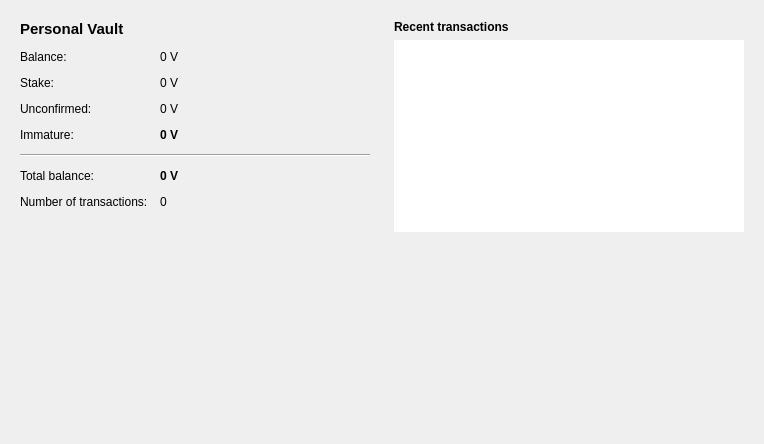
<?xml version="1.0" encoding="UTF-8"?>
<ui version="4.0">
 <class>OverviewPage</class>
 <widget class="QWidget" name="OverviewPage">
  <property name="geometry">
   <rect>
    <x>0</x>
    <y>0</y>
    <width>764</width>
    <height>444</height>
   </rect>
  </property>
  <property name="windowTitle">
   <string>Form</string>
  </property>
  <layout class="QHBoxLayout" name="horizontalLayout" stretch="1,1">
   <item>
    <layout class="QVBoxLayout" name="verticalLayout_2">
     <item>
      <widget class="QFrame" name="frame">
       <property name="frameShape">
        <enum>QFrame::NoFrame</enum>
       </property>
       <property name="frameShadow">
        <enum>QFrame::Plain</enum>
       </property>
       <property name="lineWidth">
        <number>0</number>
       </property>
       <layout class="QFormLayout" name="formLayout_2">
        <property name="fieldGrowthPolicy">
         <enum>QFormLayout::AllNonFixedFieldsGrow</enum>
        </property>
        <property name="horizontalSpacing">
         <number>12</number>
        </property>
        <property name="verticalSpacing">
         <number>12</number>
        </property>
        <item row="1" column="0">
         <widget class="QLabel" name="label_5">
          <property name="font">
           <font>
            <pointsize>11</pointsize>
            <weight>75</weight>
            <bold>true</bold>
           </font>
          </property>
          <property name="text">
           <string>Personal Vault</string>
          </property>
         </widget>
        </item>
        <item row="2" column="0">
         <widget class="QLabel" name="labelBalanceText">
          <property name="text">
           <string>Balance:</string>
          </property>
         </widget>
        </item>
		
        <item row="2" column="1">
         <widget class="QLabel" name="labelBalance">
          <property name="text">
           <string notr="true">0 V</string>
          </property>
         </widget>
        </item>
        <item row="3" column="0">
         <widget class="QLabel" name="labelStakeText">
          <property name="text">
           <string>Stake:</string>
          </property>
         </widget>
        </item>
        <item row="3" column="1">
         <widget class="QLabel" name="labelStake">
          <property name="text">
           <string notr="true">0 V</string>
          </property>
         </widget>
        </item>
        <item row="4" column="0">
         <widget class="QLabel" name="labelUnconfirmedText">
          <property name="text">
           <string>Unconfirmed:</string>
          </property>
         </widget>
        </item>
        <item row="4" column="1">
         <widget class="QLabel" name="labelUnconfirmed">
          <property name="text">
           <string notr="true">0 V</string>
          </property>
         </widget>
        </item>
          <item row="5" column="0">
           <widget class="QLabel" name="labelImmatureText">
            <property name="text">
             <string>Immature:</string>
            </property>
           </widget>
          </item>
          <item row="5" column="1">
           <widget class="QLabel" name="labelImmature">
            <property name="font">
             <font>
              <weight>75</weight>
              <bold>true</bold>
             </font>
            </property>
            <property name="toolTip">
             <string>Mined balance that has not yet matured</string>
            </property>
            <property name="text">
             <string notr="true">0 V</string>
            </property>	
            <property name="textInteractionFlags">
             <set>Qt::LinksAccessibleByMouse|Qt::TextSelectableByKeyboard|Qt::TextSelectableByMouse</set>
            </property>
           </widget>
          </item>
          <item row="6" column="0" colspan="2">
           <widget class="QFrame" name="line">
            <property name="sizePolicy">
             <sizepolicy hsizetype="Expanding" vsizetype="Fixed">
              <horstretch>0</horstretch>
              <verstretch>0</verstretch>
             </sizepolicy>
            </property>
            <property name="frameShape">
             <enum>QFrame::HLine</enum>
            </property>
            <property name="frameShadow">
             <enum>QFrame::Sunken</enum>
            </property>
            <property name="lineWidth">
             <number>1</number>
            </property>
           </widget>
          </item>
          <item row="7" column="0">
           <widget class="QLabel" name="labelTotalText">
             <property name="text">
             <string>Total balance:</string>
             </property>
            </widget>
           </item>
          <item row="7" column="1">
           <widget class="QLabel" name="labelTotal">
             <property name="font">
              <font>
               <weight>75</weight>
               <bold>true</bold>
              </font>
             </property>
             <property name="toolTip">
             <string>Total balance of all the accounts above</string>
             </property>
             <property name="text">
              <string notr="true">0 V</string>
             </property>
             <property name="textInteractionFlags">
              <set>Qt::LinksAccessibleByMouse|Qt::TextSelectableByKeyboard|Qt::TextSelectableByMouse</set>
             </property>
            </widget>
           </item>
        <item row="8" column="0">
         <widget class="QLabel" name="labelNumTransactionsText">
          <property name="text">
           <string>Number of transactions:</string>
          </property>
         </widget>
        </item>
        <item row="8" column="1">
         <widget class="QLabel" name="labelNumTransactions">
          <property name="text">
           <string>0</string>
          </property>
         </widget>
        </item>
       </layout>
      </widget>
     </item>
	      <item>
      <spacer name="verticalSpacer">
       <property name="orientation">
        <enum>Qt::Vertical</enum>
       </property>
       <property name="sizeHint" stdset="0">
        <size>
         <width>20</width>
         <height>20</height>
        </size>
       </property>
      </spacer>
     </item>
     <item>
      <widget class="QLabel" name="logoLabel">
       <property name="minimumSize">
        <size>
         <width>200</width>
         <height>200</height>
        </size>
       </property>
      <property name="pixmap">
           <pixmap resource="../bitcoin.qrc">:/images/version2</pixmap>
       </property>
	             <property name="scaledContents">
           <bool>false</bool>
          </property>
	   	   <property name="alignment" >
        <set>Qt::AlignHCenter|Qt::AlignBottom</set>
       </property>
       <property name="frameShape">
        <enum>QFrame::NoFrame</enum>
       </property>
       <property name="frameShadow">
        <enum>QFrame::Plain</enum>
       </property>
       <property name="lineWidth">
        <number>0</number>
       </property>
      </widget>
     </item>
     <item>
      <spacer name="verticalSpacer_1">
       <property name="orientation">
        <enum>Qt::Vertical</enum>
       </property>
       <property name="sizeHint" stdset="0">
        <size>
         <width>20</width>
         <height>20</height>
        </size>
       </property>
      </spacer>
     </item>
    </layout>
   </item>
   <item>
    <layout class="QVBoxLayout" name="verticalLayout_3">
     <item>
      <widget class="QFrame" name="frame_2">
       <property name="frameShape">
        <enum>QFrame::NoFrame</enum>
       </property>
       <property name="frameShadow">
        <enum>QFrame::Plain</enum>
       </property>
       <property name="lineWidth">
        <number>0</number>
       </property>
       <layout class="QVBoxLayout" name="verticalLayout">
        <item>
         <widget class="QLabel" name="label_4">
          <property name="text">
           <string>&lt;b&gt;Recent transactions&lt;/b&gt;</string>
          </property>
         </widget>
        </item>
        <item>
         <widget class="QListView" name="listTransactions">
          <property name="frameShape">
           <enum>QFrame::NoFrame</enum>
          </property>
          <property name="verticalScrollBarPolicy">
           <enum>Qt::ScrollBarAlwaysOff</enum>
          </property>
          <property name="horizontalScrollBarPolicy">
           <enum>Qt::ScrollBarAlwaysOff</enum>
          </property>
         </widget>
        </item>
       </layout>
      </widget>
     </item>
     <item>
      <spacer name="verticalSpacer_2">
       <property name="orientation">
        <enum>Qt::Vertical</enum>
       </property>
       <property name="sizeHint" stdset="0">
        <size>
         <width>20</width>
         <height>40</height>
        </size>
       </property>
      </spacer>
     </item>
    </layout>
   </item>
  </layout>
 </widget>
 <resources/>
 <connections/>
</ui>
